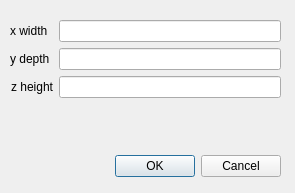
<?xml version="1.0" encoding="UTF-8"?>
<ui version="4.0">
 <class>WorkAreaDialog</class>
 <widget class="QDialog" name="WorkAreaDialog">
  <property name="windowModality">
   <enum>Qt::WindowModal</enum>
  </property>
  <property name="geometry">
   <rect>
    <x>0</x>
    <y>0</y>
    <width>295</width>
    <height>193</height>
   </rect>
  </property>
  <property name="windowTitle">
   <string>Dialog ork area setup</string>
  </property>
  <property name="windowOpacity">
   <double>1.000000000000000</double>
  </property>
  <widget class="QDialogButtonBox" name="buttonBox">
   <property name="geometry">
    <rect>
     <x>110</x>
     <y>150</y>
     <width>171</width>
     <height>32</height>
    </rect>
   </property>
   <property name="orientation">
    <enum>Qt::Horizontal</enum>
   </property>
   <property name="standardButtons">
    <set>QDialogButtonBox::Cancel|QDialogButtonBox::Ok</set>
   </property>
  </widget>
  <widget class="QWidget" name="formLayoutWidget">
   <property name="geometry">
    <rect>
     <x>10</x>
     <y>20</y>
     <width>271</width>
     <height>111</height>
    </rect>
   </property>
   <layout class="QFormLayout" name="formLayout">
    <property name="formAlignment">
     <set>Qt::AlignRight|Qt::AlignTop|Qt::AlignTrailing</set>
    </property>
    <item row="0" column="0">
     <widget class="QLabel" name="label_xwidth">
      <property name="text">
       <string>x width</string>
      </property>
     </widget>
    </item>
    <item row="0" column="1">
     <widget class="QLineEdit" name="lineEdit_xwidth">
      <property name="inputMask">
       <string extracomment="Size in mm">99999</string>
      </property>
      <property name="alignment">
       <set>Qt::AlignRight|Qt::AlignTrailing|Qt::AlignVCenter</set>
      </property>
     </widget>
    </item>
    <item row="1" column="0">
     <widget class="QLabel" name="label_ydepth">
      <property name="text">
       <string>y depth</string>
      </property>
     </widget>
    </item>
    <item row="1" column="1">
     <widget class="QLineEdit" name="lineEdit_ydepth">
      <property name="inputMask">
       <string>99999</string>
      </property>
      <property name="alignment">
       <set>Qt::AlignRight|Qt::AlignTrailing|Qt::AlignVCenter</set>
      </property>
     </widget>
    </item>
    <item row="2" column="0">
     <widget class="QLabel" name="label_zheight">
      <property name="text">
       <string>z height</string>
      </property>
      <property name="alignment">
       <set>Qt::AlignRight|Qt::AlignTrailing|Qt::AlignVCenter</set>
      </property>
     </widget>
    </item>
    <item row="2" column="1">
     <widget class="QLineEdit" name="lineEdit_zheight">
      <property name="inputMask">
       <string>99999</string>
      </property>
      <property name="alignment">
       <set>Qt::AlignRight|Qt::AlignTrailing|Qt::AlignVCenter</set>
      </property>
     </widget>
    </item>
   </layout>
  </widget>
 </widget>
 <resources/>
 <connections>
  <connection>
   <sender>buttonBox</sender>
   <signal>accepted()</signal>
   <receiver>WorkAreaDialog</receiver>
   <slot>accept()</slot>
   <hints>
    <hint type="sourcelabel">
     <x>248</x>
     <y>254</y>
    </hint>
    <hint type="destinationlabel">
     <x>157</x>
     <y>274</y>
    </hint>
   </hints>
  </connection>
  <connection>
   <sender>buttonBox</sender>
   <signal>rejected()</signal>
   <receiver>WorkAreaDialog</receiver>
   <slot>reject()</slot>
   <hints>
    <hint type="sourcelabel">
     <x>316</x>
     <y>260</y>
    </hint>
    <hint type="destinationlabel">
     <x>286</x>
     <y>274</y>
    </hint>
   </hints>
  </connection>
 </connections>
</ui>
